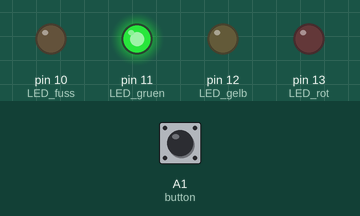
The sketch below on a simulated Arduino Uno, built with avr-gcc and run on an emulated ATmega328P. Shown: output pins drawn as LEDs (lit = HIGH). The test bench sets the inputs (shaded band); at power-on: A1 (button) HIGH.

Above: at 1.2 s.
1.3 s: A1 (button) pulled LOW for 0.15 s
At 2.1 s:
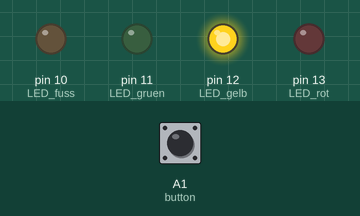
At 3.6 s:
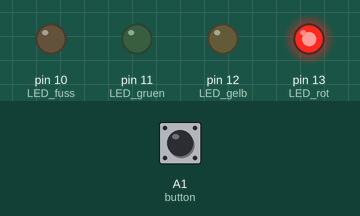
Timing chart, 0 to 15.8 s (numbered marks = the images above; inputs shaded):
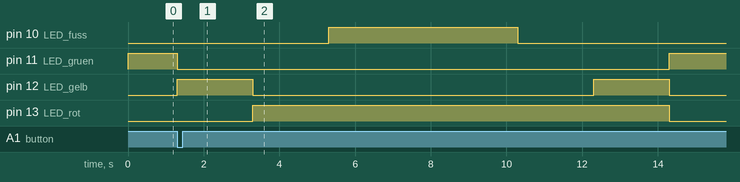

The sketch:

Ampel.ino
```cpp
#define LED_rot 13
#define LED_gelb 12
#define LED_gruen 11
#define LED_fuss 10
#define button A1
//0b ROT GELB GRÜN FUßGÄNGER 0000
const byte REIHENFOLGE[][2] = {
                              {0b0010,0},
                              {0b0100,2},
                              {0b1000,2},
                              {0b1001,5},
                              {0b1000,2},
                              {0b1100,2}
                              };

void setup() {
  pinMode(LED_rot, OUTPUT);
  pinMode(LED_gelb, OUTPUT);
  pinMode(LED_gruen, OUTPUT);
  pinMode(LED_fuss, OUTPUT);
  pinMode(button, INPUT_PULLUP);
}

void loop() {
  ledManager(REIHENFOLGE[0][0]);
  while (!digitalRead(button));
  while (digitalRead(button));
  for (byte i=1; i<=5;i++)
  {
    ledManager(REIHENFOLGE[i][0]);
    delay(REIHENFOLGE[i][1]*1000);
  }
}

void ledManager(byte value)
{
  digitalWrite(LED_rot,value&0b1000);
  digitalWrite(LED_gelb,value&0b0100);
  digitalWrite(LED_gruen,value&0b0010);
  digitalWrite(LED_fuss,value&0b0001);
}


/*
   Auto: Grün
   (Knopf druck)
   Auto: Gelb -> 2s
   Auto: Rot -> 2s
   Fußgänger: Grün -> 5s
   Fußgänger: Rot -> 2s
   Auto: Rot Gelb -> 2s
   Auto: Grün
*/
```

Measured:
- after the input at 1.3 s, pin 10 (LED_fuss): LOW → HIGH after 4.0 s, → LOW 5.0 s later; pin 11 (LED_gruen): HIGH → LOW at once, → HIGH 13.0 s later; pin 12 (LED_gelb): alternates HIGH for 2.0 s and LOW for 9.0 s, starting at once; pin 13 (LED_rot): LOW → HIGH after 2.0 s, → LOW 11.0 s later
